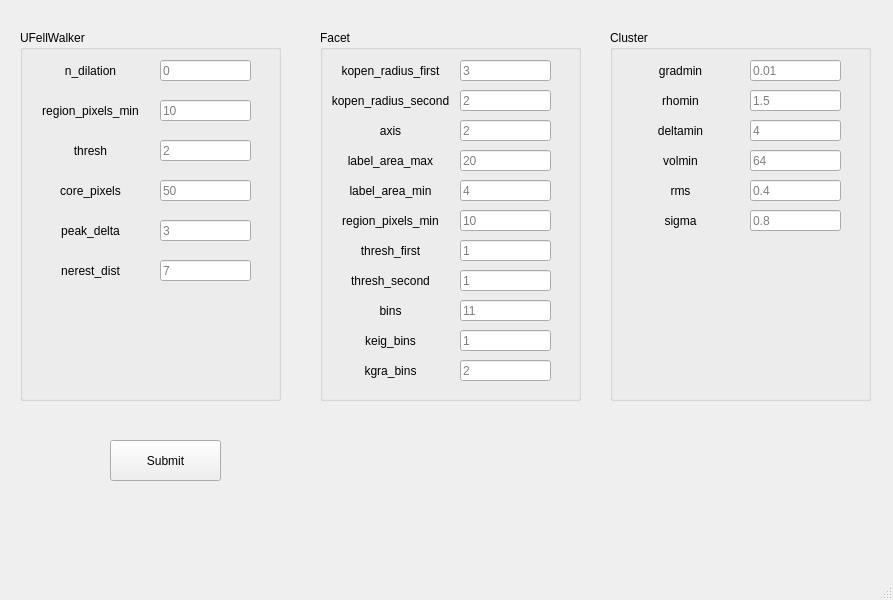
<?xml version="1.0" encoding="UTF-8"?>
<ui version="4.0">
 <class>Detect</class>
 <widget class="QMainWindow" name="Detect">
  <property name="geometry">
   <rect>
    <x>0</x>
    <y>0</y>
    <width>893</width>
    <height>600</height>
   </rect>
  </property>
  <property name="windowTitle">
   <string>UFellWalker</string>
  </property>
  <widget class="QWidget" name="centralwidget">
   <widget class="QPushButton" name="pushButton">
    <property name="geometry">
     <rect>
      <x>110</x>
      <y>440</y>
      <width>111</width>
      <height>41</height>
     </rect>
    </property>
    <property name="text">
     <string>Submit</string>
    </property>
   </widget>
   <widget class="QGroupBox" name="groupBox">
    <property name="geometry">
     <rect>
      <x>20</x>
      <y>30</y>
      <width>261</width>
      <height>371</height>
     </rect>
    </property>
    <property name="title">
     <string>UFellWalker</string>
    </property>
    <widget class="QLabel" name="label">
     <property name="geometry">
      <rect>
       <x>10</x>
       <y>30</y>
       <width>121</width>
       <height>21</height>
      </rect>
     </property>
     <property name="styleSheet">
      <string notr="true">font: 14pt &quot;新宋体&quot;;</string>
     </property>
     <property name="text">
      <string>n_dilation</string>
     </property>
     <property name="alignment">
      <set>Qt::AlignCenter</set>
     </property>
    </widget>
    <widget class="QLineEdit" name="lineEdit_ndilation">
     <property name="geometry">
      <rect>
       <x>140</x>
       <y>30</y>
       <width>91</width>
       <height>21</height>
      </rect>
     </property>
     <property name="placeholderText">
      <string>0</string>
     </property>
    </widget>
    <widget class="QLabel" name="label_2">
     <property name="geometry">
      <rect>
       <x>10</x>
       <y>70</y>
       <width>121</width>
       <height>21</height>
      </rect>
     </property>
     <property name="styleSheet">
      <string notr="true">font: 10pt &quot;新宋体&quot;;</string>
     </property>
     <property name="text">
      <string>region_pixels_min</string>
     </property>
     <property name="alignment">
      <set>Qt::AlignCenter</set>
     </property>
    </widget>
    <widget class="QLabel" name="label_3">
     <property name="geometry">
      <rect>
       <x>10</x>
       <y>110</y>
       <width>121</width>
       <height>21</height>
      </rect>
     </property>
     <property name="styleSheet">
      <string notr="true">font: 14pt &quot;新宋体&quot;;</string>
     </property>
     <property name="text">
      <string>thresh</string>
     </property>
     <property name="alignment">
      <set>Qt::AlignCenter</set>
     </property>
    </widget>
    <widget class="QLabel" name="label_4">
     <property name="geometry">
      <rect>
       <x>10</x>
       <y>150</y>
       <width>121</width>
       <height>21</height>
      </rect>
     </property>
     <property name="styleSheet">
      <string notr="true">font: 14pt &quot;新宋体&quot;;</string>
     </property>
     <property name="text">
      <string>core_pixels</string>
     </property>
     <property name="alignment">
      <set>Qt::AlignCenter</set>
     </property>
    </widget>
    <widget class="QLabel" name="label_5">
     <property name="geometry">
      <rect>
       <x>10</x>
       <y>190</y>
       <width>121</width>
       <height>21</height>
      </rect>
     </property>
     <property name="styleSheet">
      <string notr="true">font: 14pt &quot;新宋体&quot;;</string>
     </property>
     <property name="text">
      <string>peak_delta</string>
     </property>
     <property name="alignment">
      <set>Qt::AlignCenter</set>
     </property>
    </widget>
    <widget class="QLabel" name="label_6">
     <property name="geometry">
      <rect>
       <x>10</x>
       <y>230</y>
       <width>121</width>
       <height>21</height>
      </rect>
     </property>
     <property name="styleSheet">
      <string notr="true">font: 14pt &quot;新宋体&quot;;</string>
     </property>
     <property name="text">
      <string>nerest_dist</string>
     </property>
     <property name="alignment">
      <set>Qt::AlignCenter</set>
     </property>
    </widget>
    <widget class="QLineEdit" name="lineEdit_pixelsmin">
     <property name="geometry">
      <rect>
       <x>140</x>
       <y>70</y>
       <width>91</width>
       <height>21</height>
      </rect>
     </property>
     <property name="placeholderText">
      <string>10</string>
     </property>
    </widget>
    <widget class="QLineEdit" name="lineEdit_thresh">
     <property name="geometry">
      <rect>
       <x>140</x>
       <y>110</y>
       <width>91</width>
       <height>21</height>
      </rect>
     </property>
     <property name="placeholderText">
      <string>2</string>
     </property>
    </widget>
    <widget class="QLineEdit" name="lineEdit_corepixels">
     <property name="geometry">
      <rect>
       <x>140</x>
       <y>150</y>
       <width>91</width>
       <height>21</height>
      </rect>
     </property>
     <property name="placeholderText">
      <string>50</string>
     </property>
    </widget>
    <widget class="QLineEdit" name="lineEdit_peakdelta">
     <property name="geometry">
      <rect>
       <x>140</x>
       <y>190</y>
       <width>91</width>
       <height>21</height>
      </rect>
     </property>
     <property name="placeholderText">
      <string>3</string>
     </property>
    </widget>
    <widget class="QLineEdit" name="lineEdit_nearestdist">
     <property name="geometry">
      <rect>
       <x>140</x>
       <y>230</y>
       <width>91</width>
       <height>21</height>
      </rect>
     </property>
     <property name="placeholderText">
      <string>7</string>
     </property>
    </widget>
   </widget>
   <widget class="QGroupBox" name="groupBox_2">
    <property name="geometry">
     <rect>
      <x>320</x>
      <y>30</y>
      <width>261</width>
      <height>371</height>
     </rect>
    </property>
    <property name="title">
     <string>Facet</string>
    </property>
    <widget class="QLabel" name="label_7">
     <property name="geometry">
      <rect>
       <x>10</x>
       <y>30</y>
       <width>121</width>
       <height>21</height>
      </rect>
     </property>
     <property name="styleSheet">
      <string notr="true">font: 9pt &quot;新宋体&quot;;</string>
     </property>
     <property name="text">
      <string>kopen_radius_first</string>
     </property>
     <property name="alignment">
      <set>Qt::AlignCenter</set>
     </property>
    </widget>
    <widget class="QLabel" name="label_8">
     <property name="geometry">
      <rect>
       <x>10</x>
       <y>60</y>
       <width>121</width>
       <height>21</height>
      </rect>
     </property>
     <property name="styleSheet">
      <string notr="true">font: 9pt &quot;新宋体&quot;;</string>
     </property>
     <property name="text">
      <string>kopen_radius_second</string>
     </property>
     <property name="alignment">
      <set>Qt::AlignCenter</set>
     </property>
    </widget>
    <widget class="QLabel" name="label_9">
     <property name="geometry">
      <rect>
       <x>10</x>
       <y>90</y>
       <width>121</width>
       <height>21</height>
      </rect>
     </property>
     <property name="styleSheet">
      <string notr="true">font: 14pt &quot;新宋体&quot;;</string>
     </property>
     <property name="text">
      <string>axis</string>
     </property>
     <property name="alignment">
      <set>Qt::AlignCenter</set>
     </property>
    </widget>
    <widget class="QLabel" name="label_10">
     <property name="geometry">
      <rect>
       <x>10</x>
       <y>120</y>
       <width>121</width>
       <height>21</height>
      </rect>
     </property>
     <property name="styleSheet">
      <string notr="true">font: 11pt &quot;新宋体&quot;;</string>
     </property>
     <property name="text">
      <string>label_area_max</string>
     </property>
     <property name="alignment">
      <set>Qt::AlignCenter</set>
     </property>
    </widget>
    <widget class="QLabel" name="label_11">
     <property name="geometry">
      <rect>
       <x>10</x>
       <y>150</y>
       <width>121</width>
       <height>21</height>
      </rect>
     </property>
     <property name="styleSheet">
      <string notr="true">font: 11pt &quot;新宋体&quot;;</string>
     </property>
     <property name="text">
      <string>label_area_min</string>
     </property>
     <property name="alignment">
      <set>Qt::AlignCenter</set>
     </property>
    </widget>
    <widget class="QLabel" name="label_12">
     <property name="geometry">
      <rect>
       <x>10</x>
       <y>180</y>
       <width>121</width>
       <height>21</height>
      </rect>
     </property>
     <property name="styleSheet">
      <string notr="true">font: 10pt &quot;新宋体&quot;;</string>
     </property>
     <property name="text">
      <string>region_pixels_min</string>
     </property>
     <property name="alignment">
      <set>Qt::AlignCenter</set>
     </property>
    </widget>
    <widget class="QLabel" name="label_13">
     <property name="geometry">
      <rect>
       <x>10</x>
       <y>210</y>
       <width>121</width>
       <height>21</height>
      </rect>
     </property>
     <property name="styleSheet">
      <string notr="true">font: 14pt &quot;新宋体&quot;;</string>
     </property>
     <property name="text">
      <string>thresh_first</string>
     </property>
     <property name="alignment">
      <set>Qt::AlignCenter</set>
     </property>
    </widget>
    <widget class="QLabel" name="label_14">
     <property name="geometry">
      <rect>
       <x>10</x>
       <y>240</y>
       <width>121</width>
       <height>21</height>
      </rect>
     </property>
     <property name="styleSheet">
      <string notr="true">font: 13pt &quot;新宋体&quot;;</string>
     </property>
     <property name="text">
      <string>thresh_second</string>
     </property>
     <property name="alignment">
      <set>Qt::AlignCenter</set>
     </property>
    </widget>
    <widget class="QLabel" name="label_15">
     <property name="geometry">
      <rect>
       <x>10</x>
       <y>270</y>
       <width>121</width>
       <height>21</height>
      </rect>
     </property>
     <property name="styleSheet">
      <string notr="true">font: 14pt &quot;新宋体&quot;;</string>
     </property>
     <property name="text">
      <string>bins</string>
     </property>
     <property name="alignment">
      <set>Qt::AlignCenter</set>
     </property>
    </widget>
    <widget class="QLabel" name="label_16">
     <property name="geometry">
      <rect>
       <x>10</x>
       <y>300</y>
       <width>121</width>
       <height>21</height>
      </rect>
     </property>
     <property name="styleSheet">
      <string notr="true">font: 14pt &quot;新宋体&quot;;</string>
     </property>
     <property name="text">
      <string>keig_bins</string>
     </property>
     <property name="alignment">
      <set>Qt::AlignCenter</set>
     </property>
    </widget>
    <widget class="QLabel" name="label_17">
     <property name="geometry">
      <rect>
       <x>10</x>
       <y>330</y>
       <width>121</width>
       <height>21</height>
      </rect>
     </property>
     <property name="styleSheet">
      <string notr="true">font: 14pt &quot;新宋体&quot;;</string>
     </property>
     <property name="text">
      <string>kgra_bins</string>
     </property>
     <property name="alignment">
      <set>Qt::AlignCenter</set>
     </property>
    </widget>
    <widget class="QLineEdit" name="lineEdit_kopenfirst">
     <property name="geometry">
      <rect>
       <x>140</x>
       <y>30</y>
       <width>91</width>
       <height>21</height>
      </rect>
     </property>
     <property name="placeholderText">
      <string>3</string>
     </property>
    </widget>
    <widget class="QLineEdit" name="lineEdit_kopensecond">
     <property name="geometry">
      <rect>
       <x>140</x>
       <y>60</y>
       <width>91</width>
       <height>21</height>
      </rect>
     </property>
     <property name="placeholderText">
      <string>2</string>
     </property>
    </widget>
    <widget class="QLineEdit" name="lineEdit_axis">
     <property name="geometry">
      <rect>
       <x>140</x>
       <y>90</y>
       <width>91</width>
       <height>21</height>
      </rect>
     </property>
     <property name="placeholderText">
      <string>2</string>
     </property>
    </widget>
    <widget class="QLineEdit" name="lineEdit_areamax">
     <property name="geometry">
      <rect>
       <x>140</x>
       <y>120</y>
       <width>91</width>
       <height>21</height>
      </rect>
     </property>
     <property name="placeholderText">
      <string>20</string>
     </property>
    </widget>
    <widget class="QLineEdit" name="lineEdit_areamin">
     <property name="geometry">
      <rect>
       <x>140</x>
       <y>150</y>
       <width>91</width>
       <height>21</height>
      </rect>
     </property>
     <property name="placeholderText">
      <string>4</string>
     </property>
    </widget>
    <widget class="QLineEdit" name="lineEdit_pixelsminF">
     <property name="geometry">
      <rect>
       <x>140</x>
       <y>180</y>
       <width>91</width>
       <height>21</height>
      </rect>
     </property>
     <property name="placeholderText">
      <string>10</string>
     </property>
    </widget>
    <widget class="QLineEdit" name="lineEdit_threshfirst">
     <property name="geometry">
      <rect>
       <x>140</x>
       <y>210</y>
       <width>91</width>
       <height>21</height>
      </rect>
     </property>
     <property name="placeholderText">
      <string>1</string>
     </property>
    </widget>
    <widget class="QLineEdit" name="lineEdit_threshsecond">
     <property name="geometry">
      <rect>
       <x>140</x>
       <y>240</y>
       <width>91</width>
       <height>21</height>
      </rect>
     </property>
     <property name="placeholderText">
      <string>1</string>
     </property>
    </widget>
    <widget class="QLineEdit" name="lineEdit_bins">
     <property name="geometry">
      <rect>
       <x>140</x>
       <y>270</y>
       <width>91</width>
       <height>21</height>
      </rect>
     </property>
     <property name="placeholderText">
      <string>11</string>
     </property>
    </widget>
    <widget class="QLineEdit" name="lineEdit_keigbins">
     <property name="geometry">
      <rect>
       <x>140</x>
       <y>300</y>
       <width>91</width>
       <height>21</height>
      </rect>
     </property>
     <property name="placeholderText">
      <string>1</string>
     </property>
    </widget>
    <widget class="QLineEdit" name="lineEdit_kgrabins">
     <property name="geometry">
      <rect>
       <x>140</x>
       <y>330</y>
       <width>91</width>
       <height>21</height>
      </rect>
     </property>
     <property name="placeholderText">
      <string>2</string>
     </property>
    </widget>
   </widget>
   <widget class="QGroupBox" name="groupBox_3">
    <property name="geometry">
     <rect>
      <x>610</x>
      <y>30</y>
      <width>261</width>
      <height>371</height>
     </rect>
    </property>
    <property name="title">
     <string>Cluster</string>
    </property>
    <widget class="QLabel" name="label_18">
     <property name="geometry">
      <rect>
       <x>10</x>
       <y>30</y>
       <width>121</width>
       <height>21</height>
      </rect>
     </property>
     <property name="styleSheet">
      <string notr="true">font: 14pt &quot;新宋体&quot;;</string>
     </property>
     <property name="text">
      <string>gradmin</string>
     </property>
     <property name="alignment">
      <set>Qt::AlignCenter</set>
     </property>
    </widget>
    <widget class="QLabel" name="label_19">
     <property name="geometry">
      <rect>
       <x>10</x>
       <y>60</y>
       <width>121</width>
       <height>21</height>
      </rect>
     </property>
     <property name="styleSheet">
      <string notr="true">font: 14pt &quot;新宋体&quot;;</string>
     </property>
     <property name="text">
      <string>rhomin</string>
     </property>
     <property name="alignment">
      <set>Qt::AlignCenter</set>
     </property>
    </widget>
    <widget class="QLabel" name="label_20">
     <property name="geometry">
      <rect>
       <x>10</x>
       <y>90</y>
       <width>121</width>
       <height>21</height>
      </rect>
     </property>
     <property name="styleSheet">
      <string notr="true">font: 14pt &quot;新宋体&quot;;</string>
     </property>
     <property name="text">
      <string>deltamin</string>
     </property>
     <property name="alignment">
      <set>Qt::AlignCenter</set>
     </property>
    </widget>
    <widget class="QLabel" name="label_21">
     <property name="geometry">
      <rect>
       <x>10</x>
       <y>120</y>
       <width>121</width>
       <height>21</height>
      </rect>
     </property>
     <property name="styleSheet">
      <string notr="true">font: 14pt &quot;新宋体&quot;;</string>
     </property>
     <property name="text">
      <string>volmin</string>
     </property>
     <property name="alignment">
      <set>Qt::AlignCenter</set>
     </property>
    </widget>
    <widget class="QLabel" name="label_22">
     <property name="geometry">
      <rect>
       <x>10</x>
       <y>150</y>
       <width>121</width>
       <height>21</height>
      </rect>
     </property>
     <property name="styleSheet">
      <string notr="true">font: 14pt &quot;新宋体&quot;;</string>
     </property>
     <property name="text">
      <string>rms</string>
     </property>
     <property name="alignment">
      <set>Qt::AlignCenter</set>
     </property>
    </widget>
    <widget class="QLabel" name="label_23">
     <property name="geometry">
      <rect>
       <x>10</x>
       <y>180</y>
       <width>121</width>
       <height>21</height>
      </rect>
     </property>
     <property name="styleSheet">
      <string notr="true">font: 14pt &quot;新宋体&quot;;</string>
     </property>
     <property name="text">
      <string>sigma</string>
     </property>
     <property name="alignment">
      <set>Qt::AlignCenter</set>
     </property>
    </widget>
    <widget class="QLineEdit" name="lineEdit_gradmin">
     <property name="geometry">
      <rect>
       <x>140</x>
       <y>30</y>
       <width>91</width>
       <height>21</height>
      </rect>
     </property>
     <property name="placeholderText">
      <string>0.01</string>
     </property>
    </widget>
    <widget class="QLineEdit" name="lineEdit_rhomin">
     <property name="geometry">
      <rect>
       <x>140</x>
       <y>60</y>
       <width>91</width>
       <height>21</height>
      </rect>
     </property>
     <property name="placeholderText">
      <string>1.5</string>
     </property>
    </widget>
    <widget class="QLineEdit" name="lineEdit_deltamin">
     <property name="geometry">
      <rect>
       <x>140</x>
       <y>90</y>
       <width>91</width>
       <height>21</height>
      </rect>
     </property>
     <property name="placeholderText">
      <string>4</string>
     </property>
    </widget>
    <widget class="QLineEdit" name="lineEdit_volmin">
     <property name="geometry">
      <rect>
       <x>140</x>
       <y>120</y>
       <width>91</width>
       <height>21</height>
      </rect>
     </property>
     <property name="placeholderText">
      <string>64</string>
     </property>
    </widget>
    <widget class="QLineEdit" name="lineEdit_rms">
     <property name="geometry">
      <rect>
       <x>140</x>
       <y>150</y>
       <width>91</width>
       <height>21</height>
      </rect>
     </property>
     <property name="placeholderText">
      <string>0.4</string>
     </property>
    </widget>
    <widget class="QLineEdit" name="lineEdit_sigma">
     <property name="geometry">
      <rect>
       <x>140</x>
       <y>180</y>
       <width>91</width>
       <height>21</height>
      </rect>
     </property>
     <property name="placeholderText">
      <string>0.8</string>
     </property>
    </widget>
   </widget>
  </widget>
  <widget class="QMenuBar" name="menubar">
   <property name="geometry">
    <rect>
     <x>0</x>
     <y>0</y>
     <width>893</width>
     <height>23</height>
    </rect>
   </property>
  </widget>
  <widget class="QStatusBar" name="statusbar"/>
 </widget>
 <resources/>
 <connections/>
</ui>
